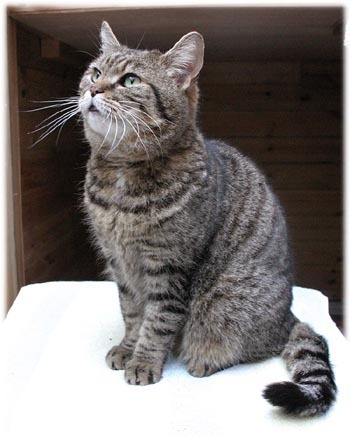
#> input picture cat_1.jpg, 350 x 441 px
$ python imageSegment.py
#> lines starting #> are read from the running program, lines starting #| are printed output that depends on the picture
import numpy as np
from cv2 import grabCut, GC_INIT_WITH_RECT, rectangle
from matplotlib import pyplot as plt
import time

time1 = time.time()
# Initialize Info
img = plt.imread("cat_1.jpg")
#> img is the input picture: shape (441, 350, 3); mean R, G, B 124.6, 118.4, 116.3
mask = np.zeros(img.shape[:2],dtype="uint8")

fgdModel = np.zeros((1,65), dtype="float")
bgdModel = np.zeros((1,65), dtype="float")

# Rectangle Information (replace rect with bounding box from object detection)
rect = (69, 22, 338, 414) # rectangle around image, form: (x1,y1,x2,y2) top left, bottom right
# watermelon = (140, 15, 400, 290)


start = rect[:2]
end = rect[2:]
color = (0,0,255)
thickness = 2
plotrect = rectangle(img.copy(), start, end, color, thickness)
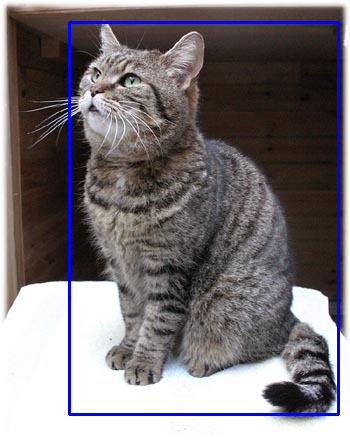
#> plotrect: shape (441, 350, 3); mean R, G, B 121.5, 115.5, 120

# Perform Grabcut
grabCut(img,mask,rect,bgdModel,fgdModel, iterCount=5, mode=GC_INIT_WITH_RECT) # lower itercount for faster
mask = np.where((mask==2)|(mask==0),0,1).astype('uint8')

imgSeg = img*mask[:,:,np.newaxis]
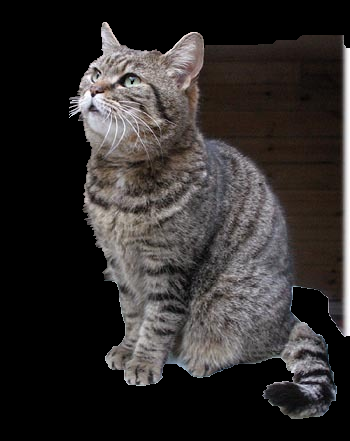
#> imgSeg: shape (441, 350, 3); mean R, G, B 49.3, 45.7, 44.7

# Check timing of algo
time2 = time.time() - time1
print(time2)

# Show Images
fig, (ax1, ax2, ax3) = plt.subplots(1, 3)
ax1.imshow(img)
ax2.imshow(plotrect)
ax3.imshow(imgSeg)
plt.show()
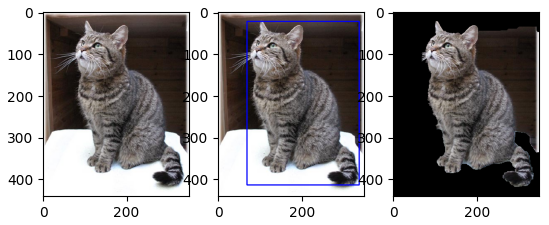
#> figure drawn by matplotlib, 3 panels
